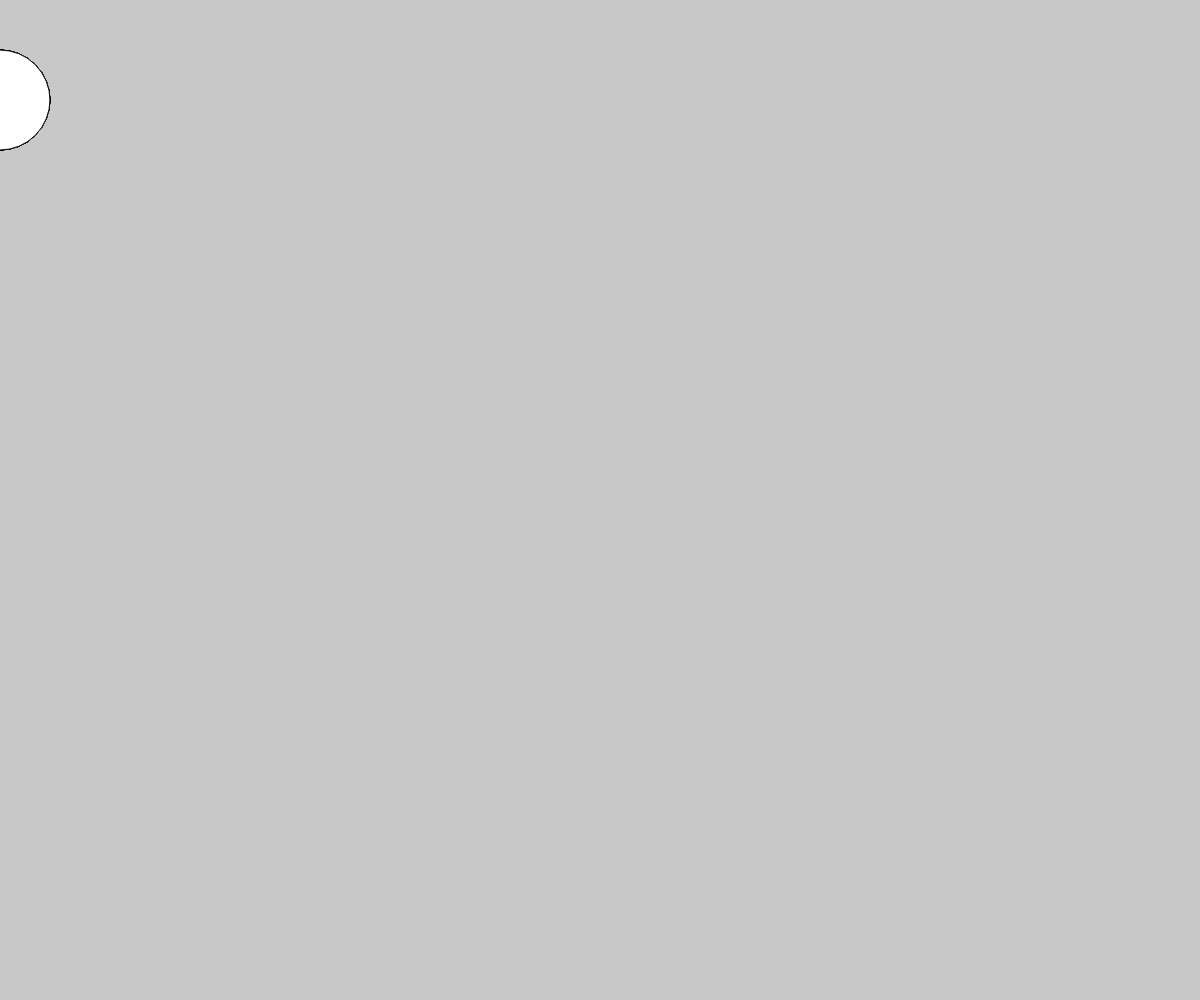
Frame 1 (no input)
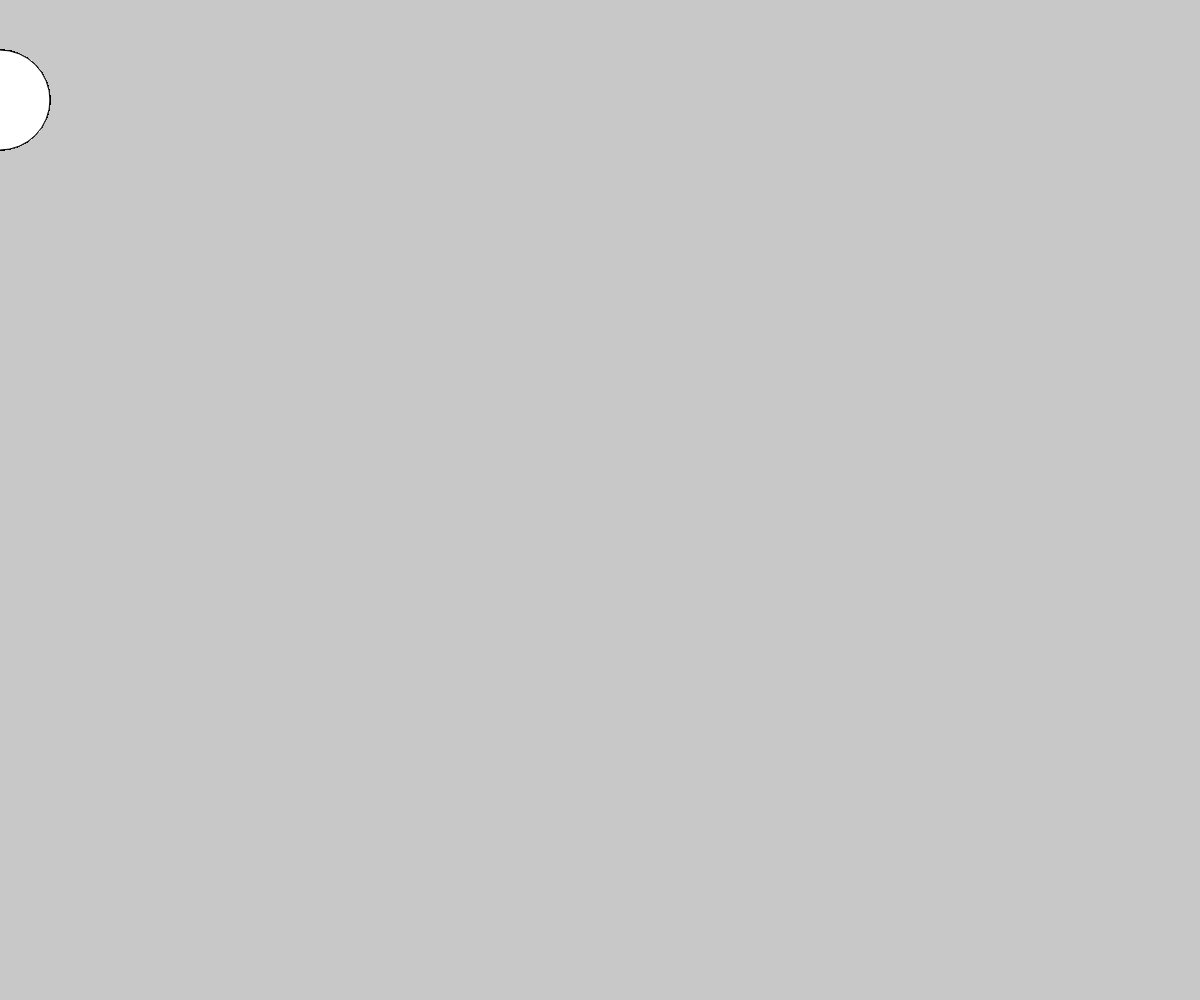
Frame 60 (no input)
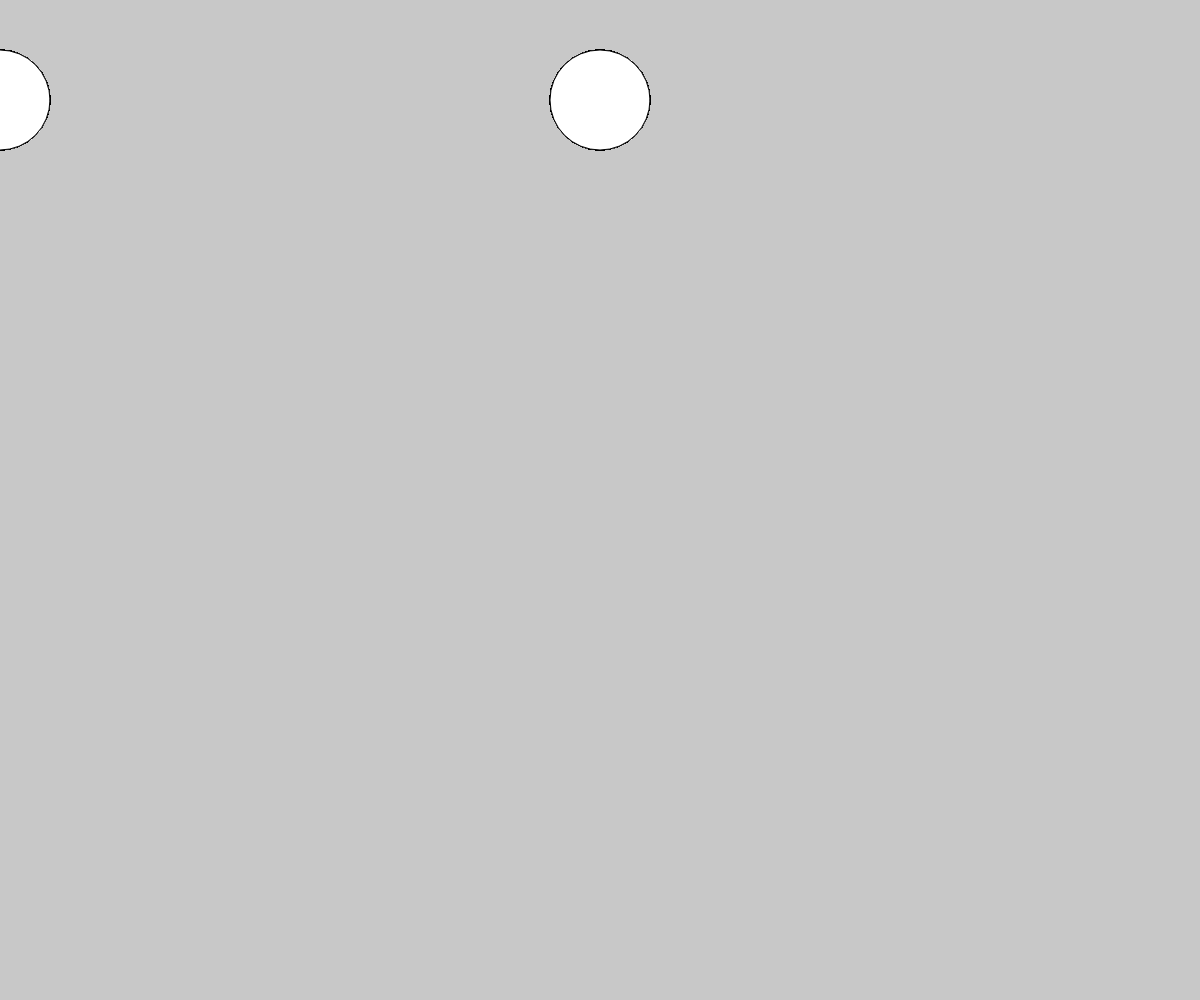
Frame 120 (the mouse pressed at the canvas centre since frame 60)

The p5.js sketch that drew these frames (run headless with seeded random() and noise() and a simulated clock; from frame 60 on, the mouse is pressed at the canvas centre):

// p5.js sketch
// ── sketch.js

let bubbles = [];

setup = () => {  
  createCanvas(windowWidth, windowHeight);
  background(200);
}

draw = () => {
  for (let i = 0 ; i < 10; i++) {
  
    bubbles.push( 
      ellipse(mouseX,100,100,100)
    )
    
  }
}
